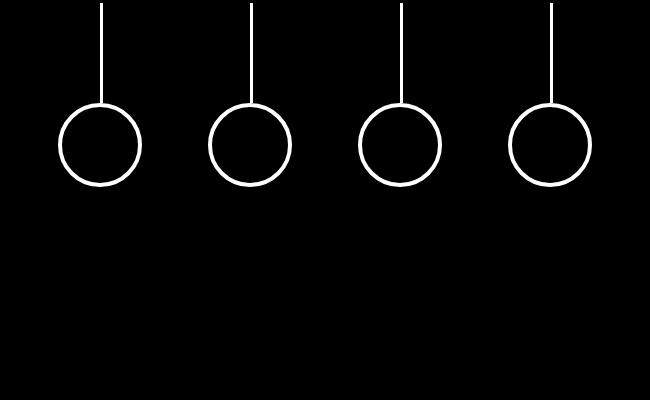
Frame 1 (no input)
Frame 60 (no input): identical to frame 1, image omitted
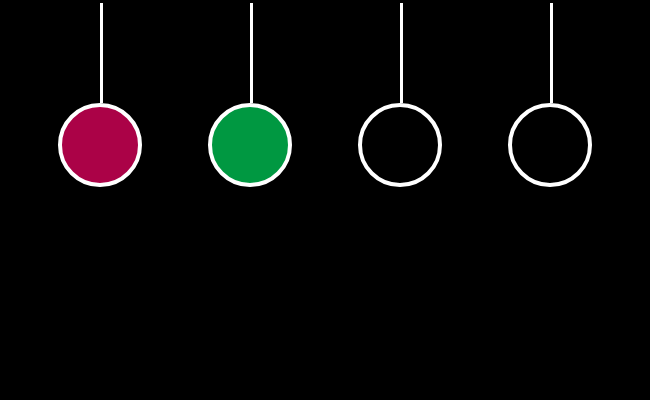
Frame 120 (the mouse pressed at the canvas centre since frame 60)

The p5.js sketch that drew these frames (run headless with seeded random() and noise() and a simulated clock; from frame 60 on, the mouse is pressed at the canvas centre):

// p5.js sketch
// ── sketch.js
function setup() {
  createCanvas(650, 400);
}

function draw() {
  background(0); //背景黑
  //第一個
  let a = color(255, 255, 255); //白
  noStroke();
  fill(a);
  rect(100, 3, 3, 100); //線

  let c = stroke(255, 255, 255); //白圈框
  noFill();
  strokeWeight(4);

  if (mouseX >= 80) fill(r, g, b);

  r = random(0);
  g = random(255);
  b = random(255);

  circle(100, 145, 80); //圈1

  //第二個
  let d = color(255, 255, 255); //白
  noStroke();
  fill(a);
  rect(250, 3, 3, 100); //線

  let e = stroke(255, 255, 255); //白圈框
  noFill();
  strokeWeight(4);

  if (mouseX >= 230) fill(r, g, b);

  r = random(255);
  g = random(0);
  b = random(255);

  circle(250, 145, 80); //圈2

  //第三個
  let f = color(255, 255, 255); //白
  noStroke();
  fill(a);
  rect(400, 3, 3, 100); //線

  let h = stroke(255, 255, 255); //白圈框
  noFill();
  strokeWeight(4);

  if (mouseX >= 380) fill(r, g, b);

  r = random(255);
  g = random(255);
  b = random(0);

  circle(400, 145, 80); //圈3

  //第四個
  let i = color(255, 255, 255); //白
  noStroke();
  fill(a);
  rect(550, 3, 3, 100); //線

  let j = stroke(255, 255, 255); //白圈框
  noFill();
  strokeWeight(4);

  if (mouseX >= 530) fill(r, g, b);

  r = random(255);
  g = random(255);
  b = random(255);

  circle(550, 145, 80); //圈4
}
